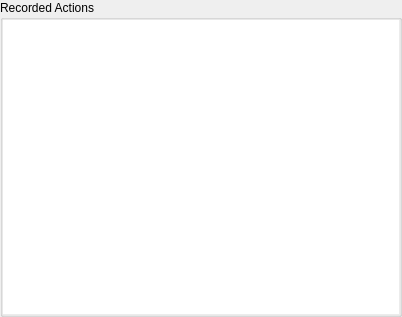
<?xml version="1.0" encoding="UTF-8"?>
<ui version="4.0">
 <class>MacrosWidget</class>
 <widget class="QWidget" name="MacrosWidget">
  <property name="geometry">
   <rect>
    <x>0</x>
    <y>0</y>
    <width>402</width>
    <height>317</height>
   </rect>
  </property>
  <property name="windowTitle">
   <string>Macros</string>
  </property>
  <layout class="QVBoxLayout" name="verticalLayout">
   <property name="leftMargin">
    <number>0</number>
   </property>
   <property name="topMargin">
    <number>0</number>
   </property>
   <property name="rightMargin">
    <number>0</number>
   </property>
   <property name="bottomMargin">
    <number>0</number>
   </property>
   <item>
    <widget class="QGroupBox" name="groupBox">
     <property name="sizePolicy">
      <sizepolicy hsizetype="Preferred" vsizetype="Preferred">
       <horstretch>0</horstretch>
       <verstretch>1</verstretch>
      </sizepolicy>
     </property>
     <property name="title">
      <string>Recorded Actions</string>
     </property>
     <layout class="QHBoxLayout" name="horizontalLayout_2">
      <property name="leftMargin">
       <number>0</number>
      </property>
      <property name="topMargin">
       <number>0</number>
      </property>
      <property name="rightMargin">
       <number>0</number>
      </property>
      <property name="bottomMargin">
       <number>0</number>
      </property>
      <item>
       <widget class="QListWidget" name="m_listSteps">
        <property name="frameShape">
         <enum>QFrame::NoFrame</enum>
        </property>
       </widget>
      </item>
     </layout>
    </widget>
   </item>
  </layout>
 </widget>
 <resources/>
 <connections/>
</ui>
